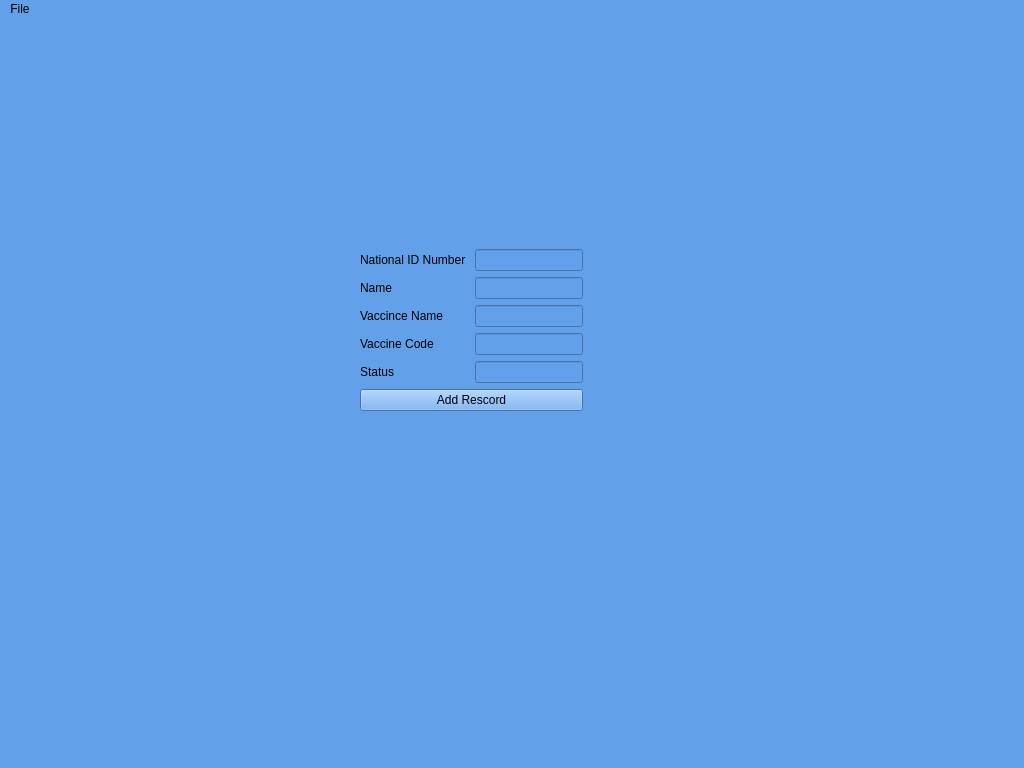
<?xml version="1.0" encoding="UTF-8"?>
<ui version="4.0">
 <class>AddPage</class>
 <widget class="QMainWindow" name="AddPage">
  <property name="geometry">
   <rect>
    <x>0</x>
    <y>0</y>
    <width>1024</width>
    <height>768</height>
   </rect>
  </property>
  <property name="sizePolicy">
   <sizepolicy hsizetype="MinimumExpanding" vsizetype="MinimumExpanding">
    <horstretch>0</horstretch>
    <verstretch>0</verstretch>
   </sizepolicy>
  </property>
  <property name="minimumSize">
   <size>
    <width>1024</width>
    <height>768</height>
   </size>
  </property>
  <property name="windowTitle">
   <string>MainWindow</string>
  </property>
  <property name="styleSheet">
   <string notr="true">background-color: rgb(248, 228, 92);
background-color: rgb(98, 160, 234);
selection-background-color: qlineargradient(spread:pad, x1:0, y1:0, x2:1, y2:0, stop:0 rgba(255, 178, 102, 255), stop:0.55 rgba(235, 148, 61, 255), stop:0.98 rgba(0, 0, 0, 255), stop:1 rgba(0, 0, 0, 0));</string>
  </property>
  <widget class="QWidget" name="centralwidget">
   <widget class="QWidget" name="layoutWidget">
    <property name="geometry">
     <rect>
      <x>360</x>
      <y>230</y>
      <width>285</width>
      <height>182</height>
     </rect>
    </property>
    <layout class="QGridLayout" name="gridLayout">
     <property name="sizeConstraint">
      <enum>QLayout::SetFixedSize</enum>
     </property>
     <property name="leftMargin">
      <number>0</number>
     </property>
     <item row="2" column="1">
      <widget class="QLineEdit" name="vac_name"/>
     </item>
     <item row="5" column="0" colspan="2">
      <widget class="QPushButton" name="add_record">
       <property name="text">
        <string>Add Rescord</string>
       </property>
      </widget>
     </item>
     <item row="1" column="1">
      <widget class="QLineEdit" name="name"/>
     </item>
     <item row="0" column="0">
      <widget class="QLabel" name="label">
       <property name="text">
        <string>National ID Number </string>
       </property>
      </widget>
     </item>
     <item row="4" column="0">
      <widget class="QLabel" name="label_5">
       <property name="text">
        <string>Status</string>
       </property>
      </widget>
     </item>
     <item row="1" column="0">
      <widget class="QLabel" name="label_3">
       <property name="text">
        <string>Name</string>
       </property>
      </widget>
     </item>
     <item row="3" column="0">
      <widget class="QLabel" name="label_4">
       <property name="text">
        <string>Vaccine Code</string>
       </property>
      </widget>
     </item>
     <item row="0" column="1">
      <widget class="QLineEdit" name="NID2"/>
     </item>
     <item row="2" column="0">
      <widget class="QLabel" name="label_2">
       <property name="text">
        <string>Vaccince Name</string>
       </property>
      </widget>
     </item>
     <item row="3" column="1">
      <widget class="QLineEdit" name="vac_code"/>
     </item>
     <item row="4" column="1">
      <widget class="QLineEdit" name="status"/>
     </item>
    </layout>
   </widget>
  </widget>
  <widget class="QMenuBar" name="menubar">
   <property name="geometry">
    <rect>
     <x>0</x>
     <y>0</y>
     <width>1024</width>
     <height>22</height>
    </rect>
   </property>
   <widget class="QMenu" name="menuFile">
    <property name="title">
     <string>File</string>
    </property>
    <addaction name="actionClose"/>
   </widget>
   <addaction name="menuFile"/>
  </widget>
  <widget class="QStatusBar" name="statusbar"/>
  <action name="actionClose">
   <property name="text">
    <string>Close</string>
   </property>
  </action>
 </widget>
 <resources/>
 <connections/>
</ui>
